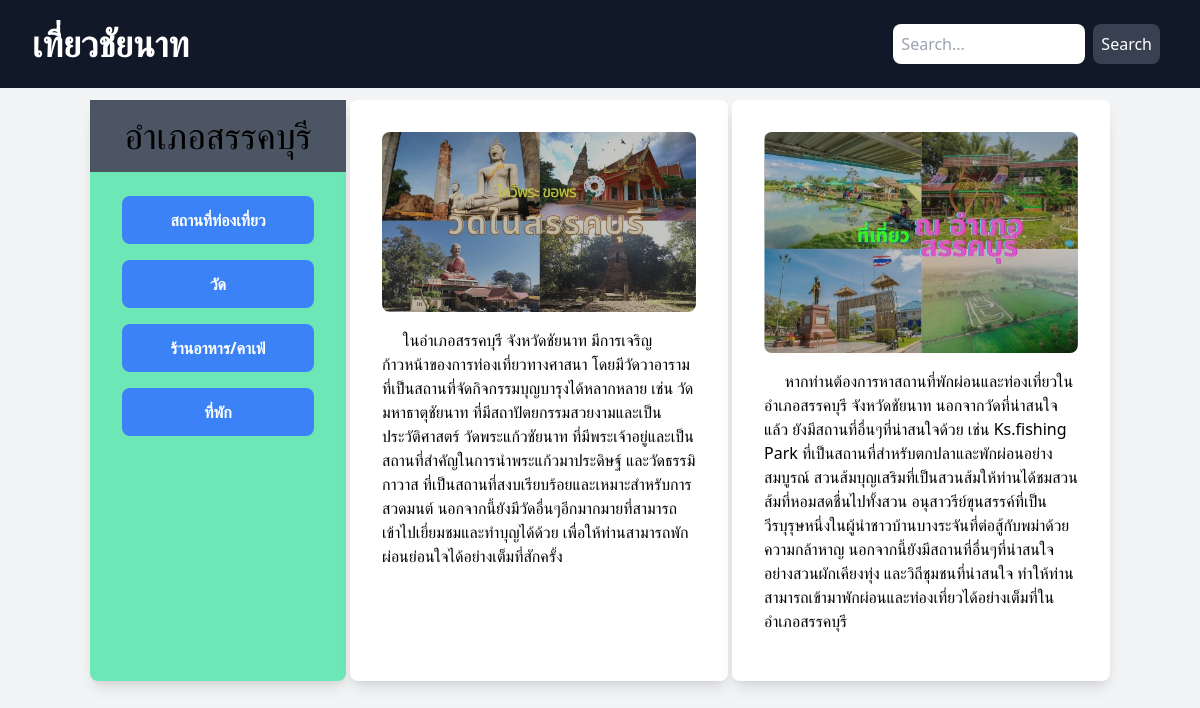
The page /pages/v_home.php on the database its author committed.
### tables this page shows
CREATE TABLE `category` (
  `id` int(11) NOT NULL,
  `name` varchar(255) NOT NULL,
  `category_id` varchar(20) NOT NULL
);

CREATE TABLE `homepage` (
  `id` int(11) NOT NULL,
  `image` varchar(255) NOT NULL,
  `description` text NOT NULL,
  `image_no` varchar(255) NOT NULL
);

### pages/v_home.php (the view, shortened to what this page needs)
<!DOCTYPE html>
<html>
<head>
  <link href="https://cdn.jsdelivr.net/npm/tailwindcss@2.2.19/dist/tailwind.min.css" rel="stylesheet">
</head>
<body class="bg-gray-100 text-gray-900 font-sans">
  <header class="header px-4 sm:px-8 py-4 sm:py-6 bg-gray-900 text-white flex flex-col sm:flex-row justify-between items-center w-full">
    <a href="#">
      <h1 class="heading text-4xl font-semibold mb-2 sm:mb-0">เที่ยวชัยนาท</h1>
    </a>
    <form class="search-form flex items-center w-full sm:w-auto" action="search.php" method="get">
      <input type="text" name="search" placeholder="Search..." class="p-2 bg-white text-black rounded-lg mr-2 w-full sm:w-48 md:w-1/2 lg:w-48" />
      <button type="submit" class="p-2 bg-gray-700 text-white rounded-lg mr-2 w-full sm:w-auto mt-2 sm:mt-0">Search</button>
    </form>
  </header>
  <div class="container mx-auto flex rounded-lg mt-3">
    <div class="column w-full sm:w-1/2 md:w-1/3 lg:w-1/4 mx-0.5 bg-green-300 text-black rounded-lg shadow-lg">
      <div class="w-full bg-gray-600 text-4xl p-4">
        <h1 class="text-center">อำเภอสรรคบุรี</h1>
      </div>
      <div class="row flex flex-col space-y-4 mt-6 items-center">
        <?php
        include '../admin/db/db.php';
        $sqlCategory = "SELECT * FROM category WHERE category_id IN (1,2,3,4)";
        $resultCategory = $db->query($sqlCategory);
        foreach ($resultCategory as $categoryRow) {
        ?>
          <div class="card bg-blue-500 text-white w-32 sm:w-40 md:w-48 h-12 p-2 rounded-lg flex items-center justify-center font-bold text-md text-center">
            <a href="v_attraction.php?category_id=<?= $categoryRow['category_id'] ?>" class="text-white hover:text-blue-300">
              <?= $categoryRow['name'] ?>
            </a>
          </div>
        <?php } ?>
      </div>
    </div>
    <div class="column flex-1 sm:w-1/2 md:w-1/3 lg:w-1/4 mx-0.5 p-8 bg-white text-black rounded-lg shadow-lg">
      <?php
      $sqlHomepage = "SELECT * FROM homepage WHERE image_no = 1";
      $resultHomepage = $db->query($sqlHomepage);
      $homepageRow = $resultHomepage->fetch_assoc();
      ?>
      <img src="<?php echo $homepageRow['image']; ?>" alt="Image description" class="w-full h-auto mb-4 rounded-lg" />
      <p class="text-base mb-4">&nbsp;&nbsp;&nbsp;&nbsp;&nbsp;<?php echo $homepageRow['description']; ?></p>
    </div>
    <?php
    $sqlHomepage = "SELECT * FROM homepage WHERE image_no = 2";
    $resultHomepage = $db->query($sqlHomepage);
    $homepageRow = $resultHomepage->fetch_assoc();
    ?>
    <div class="column flex-1 sm:w-1/2 md:w-1/3 lg:w-1/4 mx-0.5 p-8 bg-white text-black rounded-lg shadow-lg">
      <img src="<?php echo $homepageRow['image']; ?>" alt="Image description" class="w-full h-auto mb-4 rounded-lg" />
      <p class="text-base mb-4">&nbsp;&nbsp;&nbsp;&nbsp;&nbsp;<?php echo $homepageRow['description']; ?></p>
    </div>
  </div>
</body>
</html>

### rows shown on the page
category: name "สถานที่ท่องเที่ยว"
category: name "วัด"
category: name "ร้านอาหาร/คาเฟ่"
category: name "ที่พัก"
homepage: image (picture), description "ในอำเภอสรรคบุรี จังหวัดชัยนาท มีการเจริญก้าวหน้าของการท่องเที่ยวทางศาสนา โดยมีวัดวาอารามที่เป็นสถานที่จัดกิจกรรมบุญบารุงได้หลากหลาย เช่น วัดมหาธาตุชัยนาท ที่มีสถาปัตยกรรมสวยงามและเป็นประวัติศาสตร์ วัดพระแก้วชัยนาท ที่มีพระเจ้าอยู่และเป็นสถานที่สำคัญในการนำพระแก้วมาประดิษฐ์ และวัดธรรมิกาวาส ที่เป็นสถานที่สงบเรียบร้อยและเหมาะสำหรับการสวดมนต์ นอกจากนี้ยังมีวัดอื่นๆอีกมากมายที่สามารถเข้าไปเยี่ยมชมและทำบุญได้ด้วย เพื่อให้ท่านสามารถพักผ่อนย่อนใจได้อย่างเต็มที่สักครั้ง"
homepage: image (picture), description "หากท่านต้องการหาสถานที่พักผ่อนและท่องเที่ยวในอำเภอสรรคบุรี จังหวัดชัยนาท นอกจากวัดที่น่าสนใจแล้ว ยังมีสถานที่อื่นๆที่น่าสนใจด้วย เช่น Ks.fishing Park ที่เป็นสถานที่สำหรับตกปลาและพักผ่อนอย่างสมบูรณ์ สวนส้มบุญเสริมที่เป็นสวนส้มให้ท่านได้ชมสวนส้มที่หอมสดชื่นไปทั้งสวน อนุสาวรีย์ขุนสรรค์ที่เป็นวีรบุรุษหนึ่งในผู้นำชาวบ้านบางระจันที่ต่อสู้กับพม่าด้วยความกล้าหาญ นอกจากนี้ยังมีสถานที่อื่นๆที่น่าสนใจอย่างสวนผักเคียงทุ่ง และวิถีชุมชนที่น่าสนใจ ทำให้ท่านสามารถเข้ามาพักผ่อนและท่องเที่ยวได้อย่างเต็มที่ในอำเภอสรรคบุรี"
